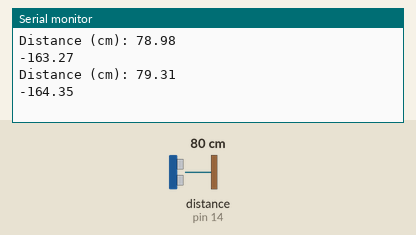
A sketch run on a simulated Arduino Uno, built with avr-gcc and run on an emulated ATmega328P. Parts: the last lines printed to the serial monitor. Wiring (inferred from the names in the program): ultrasonic range finder: trigger pin 12; echo pin 14. Inputs (shaded band) come from the test bench; at power-on: distance to the obstacle (sensor on pin 14) 80 cm. The echo pulse lasts 58.3 µs per cm.

Above: at 1.8 s.
1.9 s: distance to the obstacle (sensor on pin 14) set to 2 cm
At 2.8 s:
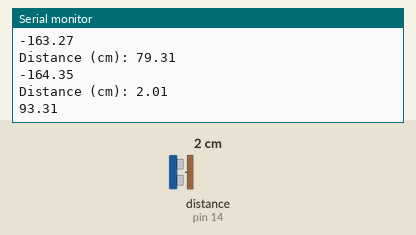
3.4 s: distance to the obstacle (sensor on pin 14) set to 4 cm
At 4.8 s:
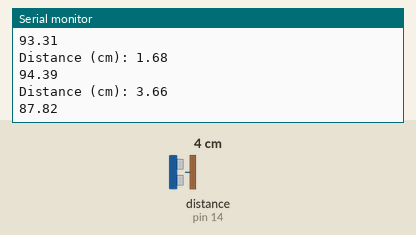
Timing chart, 0 to 6.4 s (numbered marks = the images above; inputs shaded):
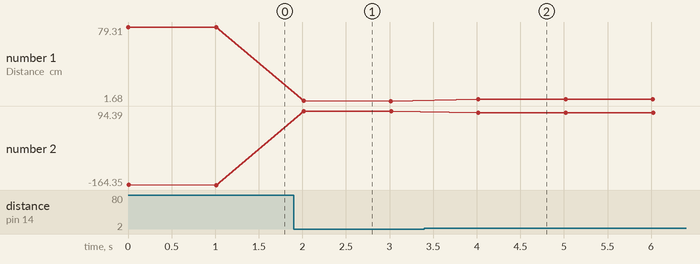

The sketch:

ultrasonic.ino
```cpp
const int trigPin = 12; //D6
const int echoPin = 14; //D5
#define SOUND_VELOCITY 0.034
int volume = 30;
long duration;
float distanceCm;


void setup() {
  Serial.begin(115200); // Starts the serial communication
  pinMode(trigPin, OUTPUT); // Sets the trigPin as an Output
  pinMode(echoPin, INPUT); // Sets the echoPin as an Input
}


void loop() {
  // Clears the trigPin
  digitalWrite(trigPin, LOW);
  delayMicroseconds(2);
  // Sets the trigPin on HIGH state for 10 micro seconds
  digitalWrite(trigPin, HIGH);
  delayMicroseconds(10);
  digitalWrite(trigPin, LOW);

  // Reads the echoPin, returns the sound wave travel time in microseconds
  duration = pulseIn(echoPin, HIGH);

  // Calculate the distance
  distanceCm = duration * SOUND_VELOCITY/2;
  float rem = volume - distanceCm;
  float waterper = rem/volume*100;
  // Prints the distance on the Serial Monitor
  Serial.print("Distance (cm): ");
  Serial.println(distanceCm);
  Serial.println(waterper);
  delay(1000);
}
```

Measured:
- after the input at 1.9 s, the serial monitor: prints a new line after 0.11 s (image 1)
- after the input at 3.4 s, the serial monitor: prints a new line after 0.62 s (image 2)
- plotted number 1: 79.31 → 1.68 after the input at 1.9 s, 1.68 → 3.66 after the input at 3.4 s
- plotted number 2: -164.35 → 94.39 after the input at 1.9 s, 94.39 → 87.82 after the input at 3.4 s
